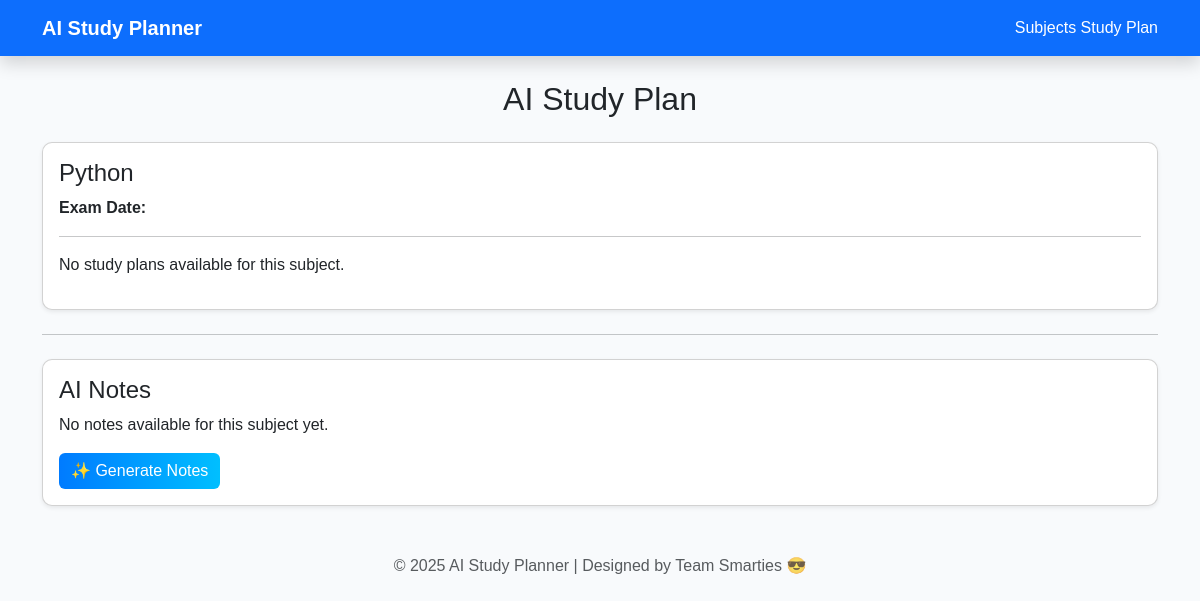
The app's page /studyplan/2/, older data.
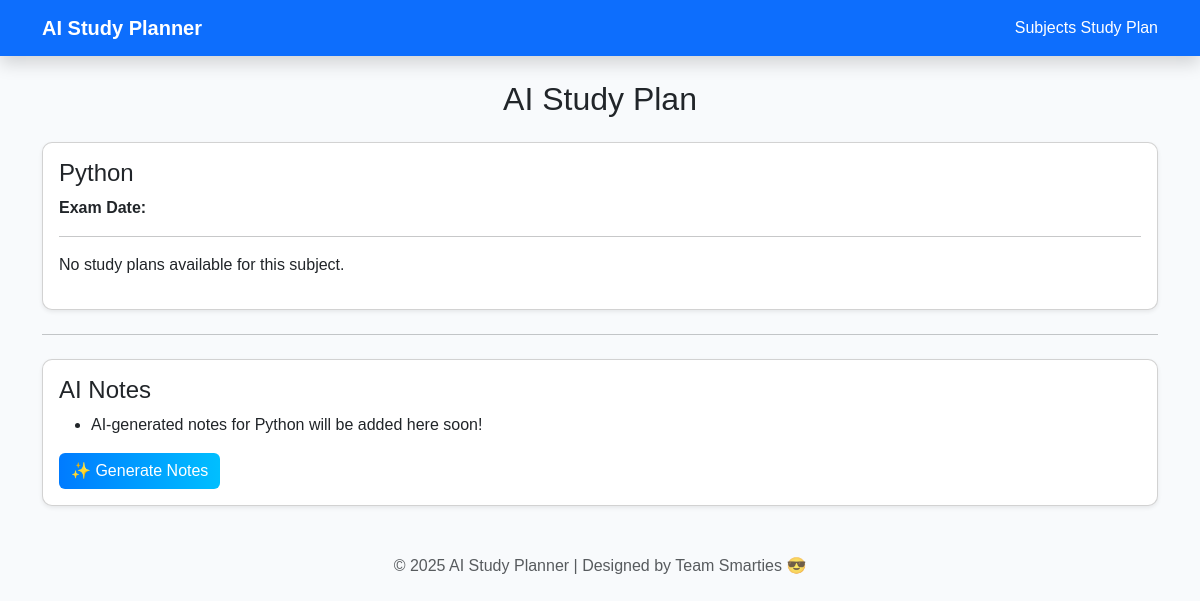
The same page, newer data.
### planner/models.py (models this page shows, shortened)
class Notes(models.Model):
    subject = models.ForeignKey(Subject, on_delete=models.CASCADE, related_name='notes')
    content = models.TextField()
    ai_generated = models.BooleanField(default=False)
    created_at = models.DateTimeField(auto_now_add=True)

### planner/views.py (the view)
# urls.py: path('studyplan/<int:subject_id>/', views.study_plan_list, name='studyplan'),
def study_plan_list(request, subject_id):
    subject = get_object_or_404(Subject, id=subject_id)
    studyplans = StudyPlan.objects.filter(subject=subject)
    notes = Notes.objects.filter(subject=subject).order_by('-created_at')
    return render(request, 'planner/studyplan.html', {
        'subject': subject,
        'studyplans': studyplans,
        'notes': notes,
    })

### planner/templates/planner/studyplan.html
{% extends 'planner/base.html' %}
{% block content %}
<h2 class="text-center mb-4">AI Study Plan</h2>
<div class="card shadow-sm">
  <div class="card-body">
    <h4>{{ subject.name }}</h4>
    <p><strong>Exam Date:</strong> {{ subject.exam_date }}</p>
    <hr>
    {% if studyplans %}
      <ul>
        {% for plan in studyplans %}
          <li>{{ plan.plan_text }}</li>
        {% endfor %}
      </ul>
    {% else %}
      <p>No study plans available for this subject.</p>
    {% endif %}
  </div>
</div>
<hr class="my-4">
<div class="card shadow-sm mt-4">
  <div class="card-body">
    <h4>AI Notes</h4>
    {% if notes %}
      <ul>
        {% for note in notes %}
          <li>{{ note.content }}</li>
        {% endfor %}
      </ul>
    {% else %}
      <p>No notes available for this subject yet.</p>
    {% endif %}
    <form action="{% url 'generate_notes' subject.id %}" method="get" class="mt-3">
      <button type="submit" class="btn btn-primary">✨ Generate Notes</button>
    </form>
  </div>
</div>
{% endblock %}

Row changes from the older to the newer data that the page shows:
added Notes: content "AI-generated notes for Python will be added here soon!"
Text that changed along with them:
text no longer shown: "No notes available for this subject yet."
